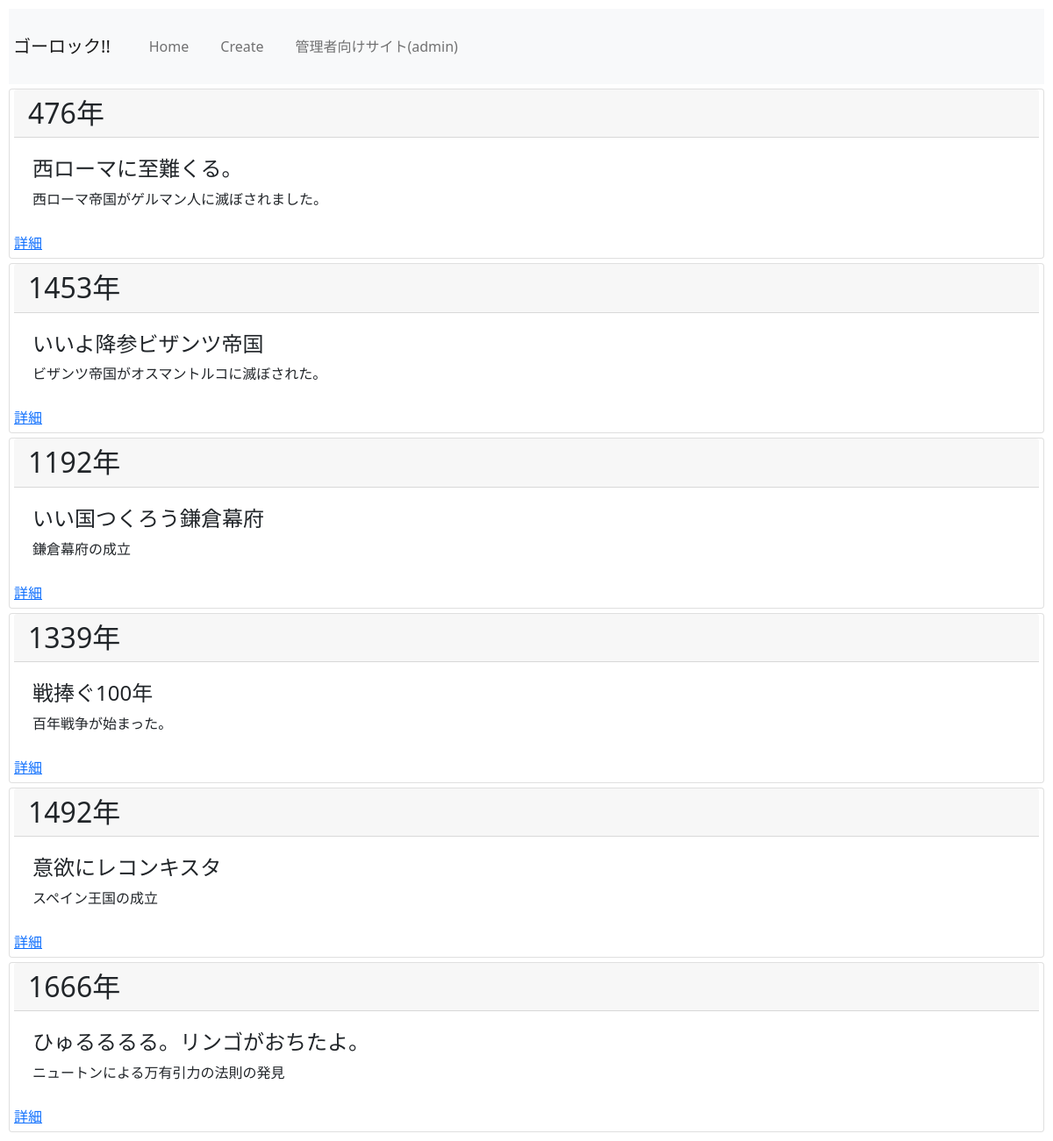
Page /index/ (signed in) on the committed database.
### app/models.py (models this page shows, shortened)
class Post(models.Model):
  year = models.IntegerField(validators=[MinValueValidator(1), MaxValueValidator(2021)])
  text = models.CharField("語呂合わせ", max_length=30)
  supplement = models.CharField("補足", max_length=100)

### app/views.py (the view)
# urls.py: path('index/', views.index, name='index'),
def index(request):
  data = Post.objects.all()
  params = {
    'data': data
  }
  return render(request, 'app/index.html', params)

### app/templates/app/index.html
{% extends 'app/base.html' %}
{% block 'content' %}
  {% for item in data %}
  <div class="card">
    <h2 class="card-header">{{ item.year }}年</h2>
    <div class="card-body">
      <h4 class="card-title">{{ item.text }}</h4>
      <p class="card-text">{{ item.supplement }}</p>
    </div>
    {% if user.is_authenticated %}
      <a href="{% url 'detail' item.id %}">詳細</a>
    {% endif %}
  </div>
  {% endfor %}
{% endblock %}

### app/static/css/style.css (style rules this page uses)
* { margin: 5px; }

### rows in the picture
Post: year "476", text "西ローマに至難くる。", supplement "西ローマ帝国がゲルマン人に滅ぼされました。"
Post: year "1453", text "いいよ降参ビザンツ帝国", supplement "ビザンツ帝国がオスマントルコに滅ぼされた。"
Post: year "1192", text "いい国つくろう鎌倉幕府", supplement "鎌倉幕府の成立"
Post: year "1339", text "戦捧ぐ100年", supplement "百年戦争が始まった。"
Post: year "1492", text "意欲にレコンキスタ", supplement "スペイン王国の成立"
Post: year "1666", text "ひゅるるるる。リンゴがおちたよ。", supplement "ニュートンによる万有引力の法則の発見"
